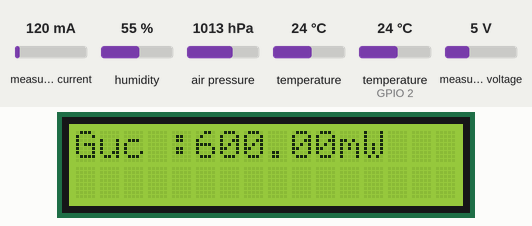
Simulated run of this sketch. Board: ESP32. Shown: 16×2 character LCD. Inputs (shaded band) come from the test bench; at power-on: humidity 55 %, air pressure 1013 hPa, temperature 24 °C, measured current 120 mA, temperature (sensor on GPIO 2) 24 °C, measured voltage 5 V. WiFi joins after 1.5 s; servers stay silent unless stated; what the sketch prints to the serial monitor is not drawn.

Above: at 17.3 s.
17.4 s: humidity set to 22 %
At 25.7 s:
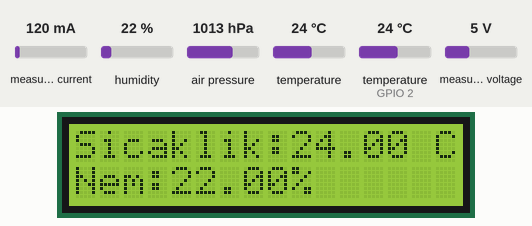
28.0 s: air pressure set to 952 hPa
At 41.7 s:
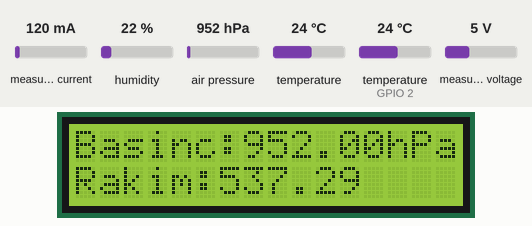
42.0 s: temperature (sensor 0) set to 12 °C
At 54.3 s:
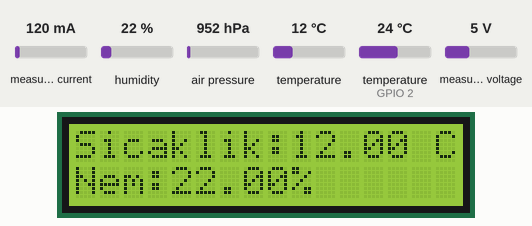
56.0 s: humidity set to 40 %
At 69.6 s:
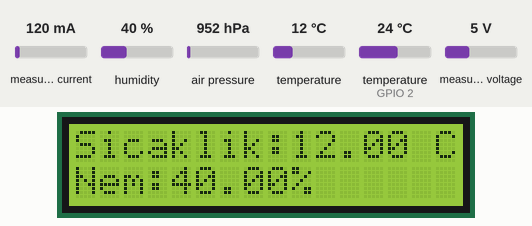
69.9 s: temperature (sensor 0) set to 19 °C
At 84.2 s:
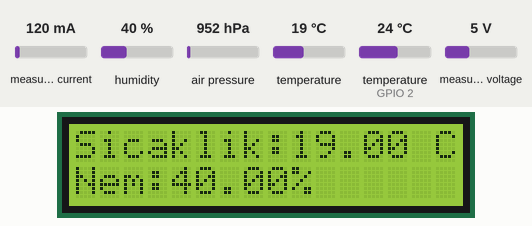
Timing chart, 0 to 84.9 s (numbered marks = the images above; inputs shaded):
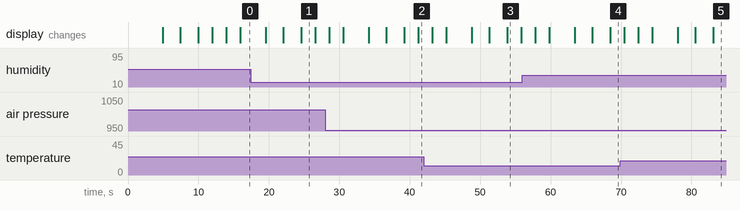

Measured:
- what the display in image 1 shows lasts 2.0 s, from 24.6 s to 26.6 s

The sketch:

Gunes_Takip_Sistemi_IOT_Sensor_Kodlari_ESP32.ino
```cpp
#include <WiFi.h>
#include <DHT.h>
#include <ThingSpeak.h>
#include <LiquidCrystal.h>
#include <Wire.h>
#include <SPI.h>
#include <SFE_BMP180.h>
#include <WiFiClient.h>
#include <Adafruit_BMP085.h>
#include <Adafruit_BMP085_U.h>
#include <Adafruit_INA219.h>

Adafruit_INA219 ina219;

unsigned long previousMillis = 0;
unsigned long interval = 100;
  float shuntvoltage = 0;
  float busvoltage = 0;
  float Akim_mA = 0;
  float Lvoltage = 0;
  float Guc_mW = 0;
  float energy = 0;

Adafruit_BMP085_Unified bmp = Adafruit_BMP085_Unified(10085);

SFE_BMP180 bmp180;
#define DHT_SENSOR_PIN 2
#define DHT_SENSOR_TYPE DHT11


LiquidCrystal lcd(19, 23, 18, 17, 16, 15);
DHT dht_sensor(DHT_SENSOR_PIN, DHT_SENSOR_TYPE);

WiFiClient client;

long myChannelNumber = 1989869;
const char myWriteAPIKey[] = "9KBC51WPR1YOGCTI";

void setup() {
  // put your setup code here, to run once:
  Serial.begin(9600);
 WiFi.begin("ilyasancar", "ilyasm12323");
dht_sensor.begin();  // initialize the DHT sensor
  lcd.begin(16, 2);
  bmp180.begin();


  Wire.begin();

  while(WiFi.status() != WL_CONNECTED)
  {
    delay(200);
    Serial.print("..");
  }
  Serial.println();
  Serial.println("NodeMCU is connected!");
  Serial.println(WiFi.localIP());

  ThingSpeak.begin(client);


 while (!Serial) {
      // will pause Zero, Leonardo, etc until serial console opens
      delay(1);
  }

  uint32_t currentFrequency;

  Serial.println("Hello!");


  if (! ina219.begin()) {
    Serial.println("Failed to find INA219 chip");
    while (1)
    {
      delay(10);
      }
  }

  //ina219.setCalibration_32V_1A();


  Serial.println("Measuring voltage and current with INA219 ...");
}

void loop() {

  //*************** VOLTAJ İNA219**********

  unsigned long currentMillis = millis();
  if (currentMillis - previousMillis >= interval)
  {
    previousMillis = currentMillis;


  }

  shuntvoltage = ina219.getShuntVoltage_mV();
  busvoltage = ina219.getBusVoltage_V();
  Akim_mA = ina219.getCurrent_mA();
  Guc_mW = ina219.getPower_mW();
  Lvoltage = busvoltage + (shuntvoltage / 4.2);
  energy = energy + Lvoltage * Akim_mA / 3600;

  Serial.print("Bus Voltage:   ");
  Serial.print(busvoltage);
  Serial.println(" V");
  Serial.print("Shunt Voltage: ");
  Serial.print(shuntvoltage);
  Serial.println(" mV");
  Serial.print("Load Voltage:  ");
  Serial.print(Lvoltage);
  Serial.println(" V");
  Serial.print("Current:       ");
  Serial.print(Akim_mA);
  Serial.println(" mA");
  Serial.print("Power:         ");
  Serial.print(Guc_mW);
  Serial.println(" mW");
  Serial.println("");
delay(3000);


  //**************BMP180*******************

if(!bmp.begin()) {
Serial.print("Failed to read from BMP sensor!!");
while(1);
}

sensors_event_t event;
bmp.getEvent(&event);

Serial.print("Pressure:         ");
Serial.print(event.pressure);
Serial.println(" hPa");

float temperature;
bmp.getTemperature(&temperature);
Serial.print("Temperature:      ");
Serial.print(temperature);
Serial.println(" degrees Celcius ");

//--- extra----you can measure the altitude with the temperature and the air pressure

float seaLevelPressure = 1015;
Serial.print("Altitude:         ");
Serial.print(bmp.pressureToAltitude(seaLevelPressure,event.pressure));
Serial.println(" m");


//***************************DHT11*************************************

  float humidity = dht_sensor.readHumidity();     // read humidity
  float t = dht_sensor.readTemperature();  // read temperature
  int chk = dht_sensor.read(DHT_SENSOR_PIN);

  lcd.clear();
  lcd.setCursor(0, 0);
  lcd.print("Ilyas Sancar ");
  lcd.setCursor(0, 1);
  lcd.print("IZZETGIL");

  delay(2500);

  lcd.clear();
  lcd.setCursor(0, 0);
  lcd.print("Yenilenebilir");
  lcd.setCursor(0, 1);
  lcd.print("Enerji");

  delay(2500);

  lcd.clear();
  lcd.setCursor(0, 0);  // display position
  lcd.print("Sicaklik:");
  lcd.print(temperature);  // display the temperature
  lcd.print(" C");


  lcd.setCursor(0, 1);  // display position
  lcd.print("Nem:");
  lcd.print(humidity);  // display the humidity
  lcd.print("%");
  delay(2000);

  lcd.clear();
  lcd.setCursor(0, 0);
  lcd.print("Basinc:");
  lcd.print(event.pressure);
  lcd.println("hPa");

  lcd.setCursor(0, 1);
  lcd.print("Rakim:");
  lcd.print(bmp.pressureToAltitude(seaLevelPressure,event.pressure));
  delay(2000);

  //// VOLTAJ AMPER/////


 lcd.clear();
  lcd.setCursor(0, 0);
 lcd.print("Gerilim :");
 lcd.print(Lvoltage);
 lcd.print("V ");

lcd.setCursor(0, 1);
 lcd.print("Akim :");
 lcd.print(Akim_mA);
 lcd.print("mA ");
 delay(2000);

 lcd.clear();
  lcd.setCursor(0, 0);
 lcd.print("Guc :");
 lcd.print(Guc_mW);
 lcd.print("mW ");
delay(100);


  Serial.print("Nem: ");
  Serial.print(humidity);
  Serial.println(" %");
  Serial.print("Basinc: ");
  Serial.print(event.pressure);
  Serial.println(" hPa");
  Serial.print("Sicaklik: ");
  Serial.print(temperature);
  Serial.println(" C");

   ThingSpeak.setField(1, temperature);
   ThingSpeak.setField(2, event.pressure);
   ThingSpeak.setField(3, Akim_mA);
   ThingSpeak.setField(4, Lvoltage);
   ThingSpeak.setField(5, Guc_mW);
   ThingSpeak.writeFields(myChannelNumber, myWriteAPIKey);
//ThingSpeak.writeField (myChannelNumber, 1, temperature, myWriteAPIKey);
//ThingSpeak.writeField (myChannelNumber, 2, event.pressure, myWriteAPIKey);
//ThingSpeak.writeField (myChannelNumber, 3, Akim_mA, myWriteAPIKey);
//ThingSpeak.writeField (myChannelNumber, 4, Lvoltage, myWriteAPIKey);
//ThingSpeak.writeField (myChannelNumber, 5, Guc_mW, myWriteAPIKey);
delay(10);
}
```
